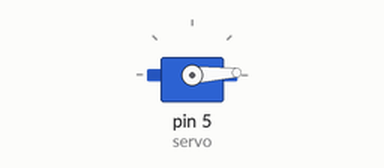
The sketch below on a simulated Arduino Uno, built with avr-gcc and run on an emulated ATmega328P. Parts: servo.

Above: at 0.15 s.
At 1.0 s:
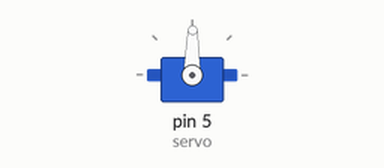
At 1.85 s:
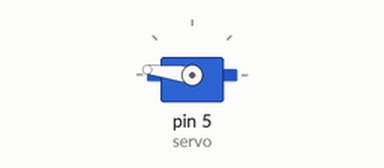
At 3.55 s:
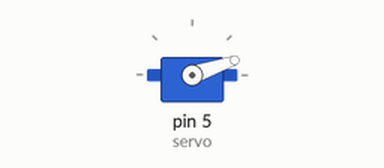
Timing chart, 0 to 8.4 s (numbered marks = the images above):
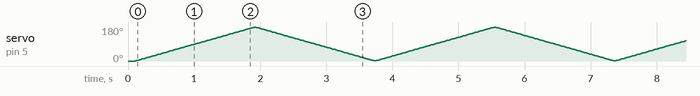

The sketch:

ServoSketch.ino
```cpp
#include <Servo.h>

Servo servo;
int pos = 0;

void setup() {
  servo.attach(5);
  servo.write(pos);

  delay(100);
}

void loop() {
  if (pos == 0) {
    while (pos < 180) {
      servo.write(pos);
      pos++;
      delay(10);
    }
  }
  if (pos == 180) {
    while (pos > 0) {
      servo.write(pos);
      pos--;
      delay(10);
    }
  }

  // servo.write(pos);
  // delay(3000);
  // // movement++;

  // servo.write(pos);
  // delay(3000);
}
```
